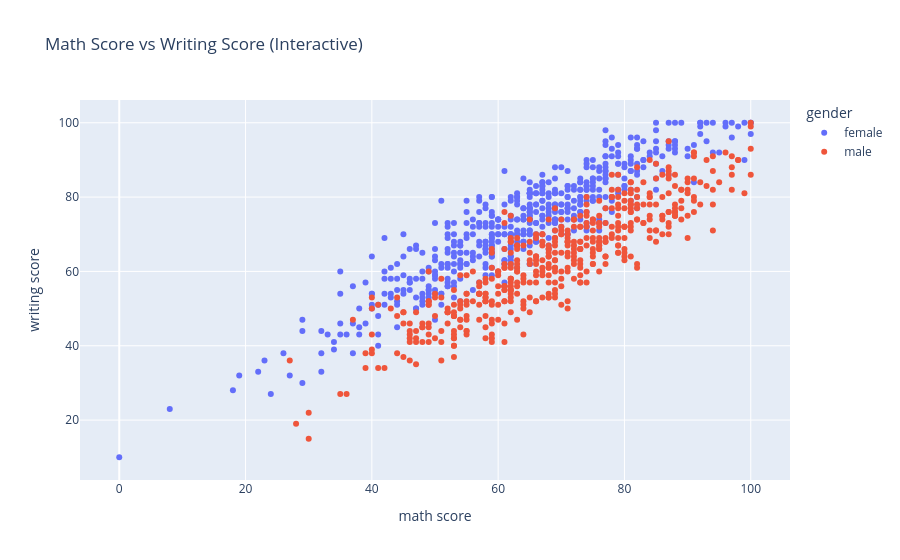

The notebook cell saved with this chart:
### Markdown cell above
## 8. Interactive Plot with Plotly

### Code cell
fig = px.scatter(
    df, x="math score", y="writing score", color="gender",
    title="Math Score vs Writing Score (Interactive)"
)
fig.show()

### Figure 1 — Plotly figure (JSON) as saved in the notebook; plotly's stock layout.template omitted (floating-point values rounded to 4 significant figures; data arrays with more than 128 entries replaced by an {"elided": "..."} marker saying what was removed)
{"data": [{"hovertemplate": "gender=female<br>math score=%{x}<br>writing score=%{y}<extra></extra>", "legendgroup": "female", "marker": {"color": "#636efa", "symbol": "circle"}, "mode": "markers", "name": "female", "orientation": "v", "showlegend": true, "type": "scatter", "x": {"elided": "518 int values"}, "xaxis": "x", "y": {"elided": "518 int values"}, "yaxis": "y"}, {"hovertemplate": "gender=male<br>math score=%{x}<br>writing score=%{y}<extra></extra>", "legendgroup": "male", "marker": {"color": "#EF553B", "symbol": "circle"}, "mode": "markers", "name": "male", "orientation": "v", "showlegend": true, "type": "scatter", "x": {"elided": "482 int values"}, "xaxis": "x", "y": {"elided": "482 int values"}, "yaxis": "y"}], "layout": {"legend": {"title": {"text": "gender"}, "tracegroupgap": 0}, "title": {"text": "Math Score vs Writing Score (Interactive)"}, "xaxis": {"anchor": "y", "domain": [0, 1], "title": {"text": "math score"}}, "yaxis": {"anchor": "x", "domain": [0, 1], "title": {"text": "writing score"}}}}
